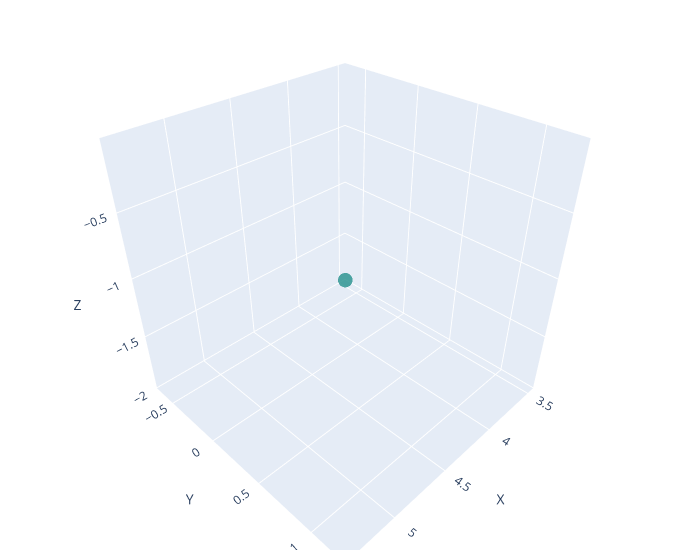
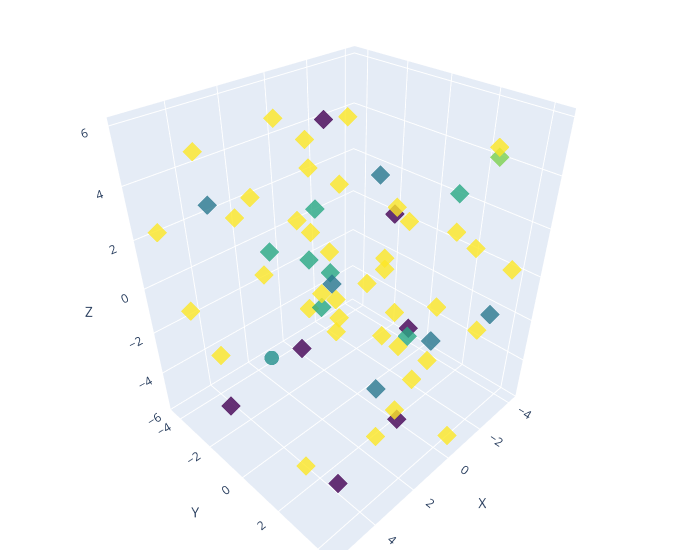

Notebook source saved alongside these figures, in order:
### Code cell
ea_z.plot_fitness()
best_solution_z = ea_z.get_best_solution()

plot_atoms(best_solution_z, atom_species_by_index)
plot_solution_with_walls((wall_down, wall_up), best_solution_z, atom_species_by_index)

### Figure 1 — Plotly figure (JSON) as saved in the notebook; plotly's stock layout.template omitted (floating-point values rounded to 4 significant figures)
{"data": [{"hoverinfo": "text", "marker": {"color": [6], "colorscale": [[0, "#440154"], [0.1111, "#482878"], [0.2222, "#3e4989"], [0.3333, "#31688e"], [0.4444, "#26828e"], [0.5556, "#1f9e89"], [0.6667, "#35b779"], [0.7778, "#6ece58"], [0.8889, "#b5de2b"], [1, "#fde725"]], "opacity": 0.8, "size": 5, "symbol": "circle"}, "mode": "markers", "text": ["O"], "type": "scatter3d", "x": [4.428], "y": [0.2855], "z": [-1.008]}], "layout": {"margin": {"b": 10, "l": 10, "r": 20, "t": 10}, "scene": {"xaxis": {"title": {"text": "X"}}, "yaxis": {"title": {"text": "Y"}}, "zaxis": {"title": {"text": "Z"}}}, "showlegend": false, "width": 700}}

### Figure 2 — Plotly figure (JSON) as saved in the notebook; plotly's stock layout.template omitted (floating-point values rounded to 4 significant figures)
{"data": [{"hoverinfo": "text", "marker": {"color": [6], "colorscale": [[0, "#440154"], [0.1111, "#482878"], [0.2222, "#3e4989"], [0.3333, "#31688e"], [0.4444, "#26828e"], [0.5556, "#1f9e89"], [0.6667, "#35b779"], [0.7778, "#6ece58"], [0.8889, "#b5de2b"], [1, "#fde725"]], "opacity": 0.8, "size": 5, "symbol": "circle"}, "mode": "markers", "text": ["O"], "type": "scatter3d", "x": [4.428], "y": [0.2855], "z": [-1.008]}, {"hoverinfo": "text", "marker": {"color": [1, 1, 1, 1, 3, 3, 3, 4, 6, 6, 6, 6, 6, 6, 6, 6, 6, 6, 6, 6, 6, 6, 5, 6, 6, 4, 6, 6, 4, 6, 6, 6, 6], "colorscale": [[0, "#440154"], [0.1111, "#482878"], [0.2222, "#3e4989"], [0.3333, "#31688e"], [0.4444, "#26828e"], [0.5556, "#1f9e89"], [0.6667, "#35b779"], [0.7778, "#6ece58"], [0.8889, "#b5de2b"], [1, "#fde725"]], "opacity": 0.8, "size": 5, "symbol": "diamond"}, "mode": "markers", "text": ["Sb", "Sb", "Sb", "Sb", "Ge", "Ge", "Ge", "Si", "O", "O", "O", "O", "O", "O", "O", "O", "O", "O", "O", "O", "O", "O", "Na", "O", "O", "Si", "O", "O", "Si", "O", "O", "O", "O"], "type": "scatter3d", "x": [1.598, 4.105, 0.3854, 1.047, 1.961, -1.843, -1.442, 4.165, 0.1945, -0.5661, 0.04781, -2.462, 2.223, 4.374, 5.242, -1.94, 1.02, 2.728, 1.258, -3.031, 2.642, 5.177, -4.099, -1.163, 4.274, 1.139, 0.5267, -0.4331, -1.09, 0.2704, -0.8633, 1.196, -0.3719], "y": [3.646, 3.03, 2.456, 2.408, 2.724, 4.432, 2.383, 2.881, 2.869, 4.177, 3.971, 3.659, 3.024, 2.209, 2.734, 1.946, 2.077, 4.206, 2.274, 4.326, 3.467, 4.131, 2.576, 4.268, 1.735, 3.27, 2.413, 3.196, 3.165, 1.843, 4.134, 2.725, 1.838], "z": [0.5616, -5.249, -5.346, 3.893, -2.434, -0.3809, -2.56, 3.536, -3.092, -5.646, 3.511, -1.883, -4.382, 2.067, -3.593, -4.148, 1.735, -1.786, -0.7567, 0.851, 3.564, 3.838, 4.107, 5.902, 4.713, -0.2582, -1.607, 0.03638, 4.058, 3.602, 2.607, 0.4509, 2.826]}, {"hoverinfo": "text", "marker": {"color": [1, 1, 3, 3, 3, 4, 6, 6, 6, 6, 6, 6, 6, 6, 6, 6, 6, 6, 1, 6, 6, 4, 4, 6, 6, 6, 6, 4], "colorscale": [[0, "#440154"], [0.1111, "#482878"], [0.2222, "#3e4989"], [0.3333, "#31688e"], [0.4444, "#26828e"], [0.5556, "#1f9e89"], [0.6667, "#35b779"], [0.7778, "#6ece58"], [0.8889, "#b5de2b"], [1, "#fde725"]], "opacity": 0.8, "size": 5, "symbol": "diamond"}, "mode": "markers", "text": ["Sb", "Sb", "Ge", "Ge", "Ge", "Si", "O", "O", "O", "O", "O", "O", "O", "O", "O", "O", "O", "O", "Sb", "O", "O", "Si", "Si", "O", "O", "O", "O", "Si"], "type": "scatter3d", "x": [0.7969, 4.698, -1.887, 3.957, -4.204, 2.18, -3.475, 2.698, 1.974, -0.9538, 5.65, 0.7699, 3.968, -1.722, -3.527, 5.455, -0.5797, -2.737, -0.09485, 1.809, 3.653, -1.171, -1.297, 1.301, -1.138, -1.336, -0.5218, -0.4564], "y": [-2.466, -2.211, -3.423, -3.126, -2.88, -2.343, -4.05, -3.518, -3.061, -2.032, -3.56, -1.709, -3.621, -3.37, -2.866, -2.644, -3.385, -3.796, -1.826, -2.117, -4.078, -3.595, -3.481, -4.434, -3.884, -2.613, -2.604, -3.245], "z": [-4.552, -4.883, -3.089, 3.179, 1.519, 0.9048, 3.883, 2.032, -0.5321, -3.67, 2.671, 1.39, -3.663, -1.338, -3.612, -0.108, 4.007, 1.297, 5.326, 5.815, 4.656, 0.8379, -4.089, 1.96, 2.527, -4.982, -2.473, -1.094]}], "layout": {"margin": {"b": 10, "l": 10, "r": 20, "t": 10}, "scene": {"xaxis": {"title": {"text": "X"}}, "yaxis": {"title": {"text": "Y"}}, "zaxis": {"title": {"text": "Z"}}}, "showlegend": false, "width": 700}}
